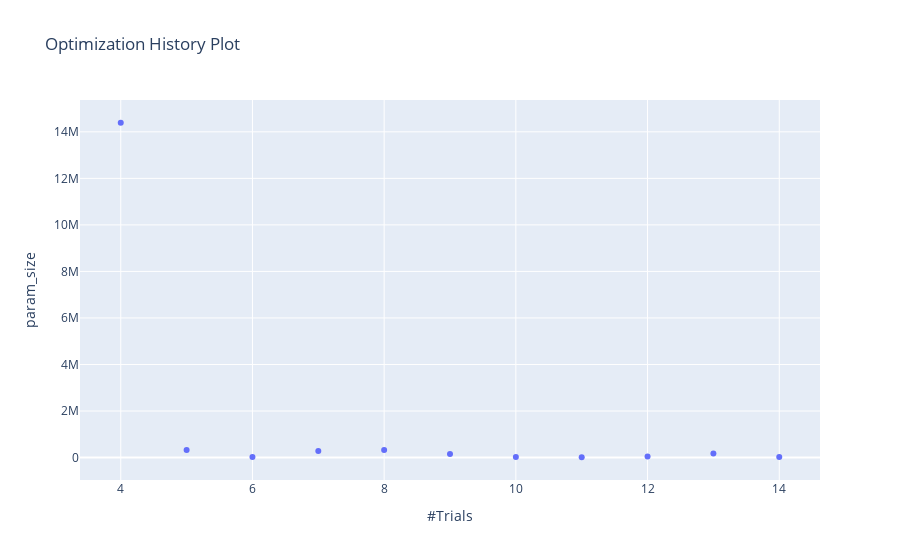

Here is the notebook cell this chart was saved with:
### Code cell
optuna.visualization.plot_optimization_history(study, target=lambda t: t.values[1], target_name="param_size")

### Figure 1 — Plotly figure (JSON) as saved in the notebook; plotly's stock layout.template omitted (floating-point values rounded to 4 significant figures)
{"data": [{"mode": "markers", "name": "param_size", "type": "scatter", "x": [4, 5, 6, 7, 8, 9, 10, 11, 12, 13, 14], "y": [14390708, 319860, 28492, 286212, 329916, 153820, 21036, 12996, 45772, 176780, 19060]}], "layout": {"title": {"text": "Optimization History Plot"}, "xaxis": {"title": {"text": "#Trials"}}, "yaxis": {"title": {"text": "param_size"}}}}
